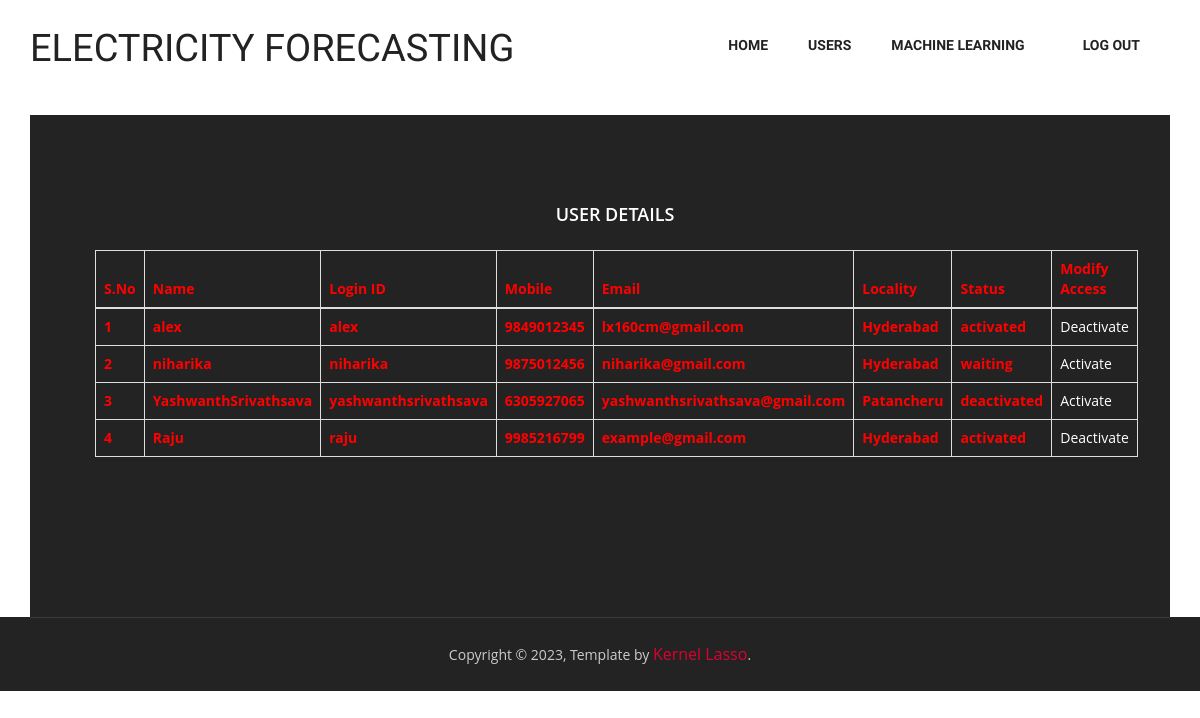
Page /ViewRegisteredUsers/ on the committed database.
### users/models.py (models this page shows, shortened)
class UserRegistrationModel(models.Model):
    name = models.CharField(max_length=100)
    loginid = models.CharField(unique=True, max_length=100)
    password = models.CharField(max_length=100)
    mobile = models.CharField(unique=True, max_length=100)
    email = models.CharField(unique=True, max_length=100)
    locality = models.CharField(max_length=100)
    address = models.CharField(max_length=1000)
    city = models.CharField(max_length=100)
    state = models.CharField(max_length=100)
    status = models.CharField(max_length=100)
    class Meta:
        db_table = 'UserRegistrations'

### admins/views.py (the view)
# urls.py: path("ViewRegisteredUsers/", admins.ViewRegisteredUsers, name="ViewRegisteredUsers"),
def ViewRegisteredUsers(request):
    data = UserRegistrationModel.objects.all()
    return render(request, 'admins/RegisteredUsers.html', {'data': data})

### assets/templates/admins/RegisteredUsers.html
{%extends 'admins/admin_base.html'%}
{%block contents%}
<section id="intro">
    <div class="container intro-text">
        <footer class="footer_wrapper" id="contact">
            <div class="container">
                <section class="page_section contact" id="contact">
                    <p>
                    <h3 align="center" style="color:white;">USER DETAILS</h3></p><br>
                    <table class="table table-bordered bg-light text-dark">
                        <thead>
                        <tr style="color:red;font-weight:bold;">
                            <th>S.No</th>
                            <th>Name</th>
                            <th>Login ID</th>
                            <th>Mobile</th>
                            <th>Email</th>
                            <th>Locality</th>
                            <th>Status</th>
                            <th>Modify Access</th>
                        </tr>
                        </thead>
                        <tbody>
                        {% for i in data %}
                        <tr style="color:red;font-weight:bold;">
                            <td>{{forloop.counter}}</td>
                            <td>{{i.name}}</td>
                            <td>{{i.loginid}}</td>
                            <td>{{i.mobile}}</td>
                            <td>{{i.email}}</td>
                            <td>{{i.locality}}</td>
                            <td>{{i.status}}</td>
                            <td>
                                <a class="btn-link" href="/AdminActivaUsers/?uid={{ i.id }}&currentStatus={{ i.status}}" style="color: white">
                                    {% if i.status == 'waiting' or i.status == 'deactivated' %}
                                        Activate
                                    {% else %}
                                        Deactivate
                                    {% endif %}
                                </a>
                            </td>
                        </tr>
                        {% endfor %}
                        </tbody>
                    </table>
                    <br />
                    <br />
                </section>
            </div>
        </footer>
    </div>
</section>
{%endblock%}

### assets/templates/admins/admin_base.html (shortened to what this page needs)
{% load static %}
<!doctype html>
<html>
<head>
    <link href="{%static 'css/bootstrap.min.css'%}" rel="stylesheet" type="text/css">
    <link href="{%static 'css/style.css'%}" rel="stylesheet" type="text/css">
    <link href="{%static 'css/font-awesome.css'%}" rel="stylesheet" type="text/css">
    <link href="{%static 'css/animate.css'%}" rel="stylesheet" type="text/css">
</head>
<body>
<header id="header_wrapper">
    <div class="container">
        <div class="header_box">
            <div class="logo"><a href="#"><h2>Electricity Forecasting</h2></a></div>
            <nav class="navbar navbar-inverse" role="navigation">
                <div id="main-nav" class="collapse navbar-collapse navStyle">
                    <ul class="nav navbar-nav" id="mainNav">
                        <li><a href="{%url 'AdminHome'%}">Home</a></li>
                        <li><a href="{%url 'ViewRegisteredUsers'%}">Users</a></li>
                        <li><a href="{%url 'adminResults'%}">Machine Learning</a></li>
                        <li><a href="{%url 'index'%}">Log out</a></li>
                    </ul>
                </div>
            </nav>
        </div>
    </div>
</header>
{%block contents%}{%endblock%}
<footer class="footer_wrapper" id="contact">
    <div class="container">
        <div class="footer_bottom"><span>Copyright © 2023,    Template by <a
                href="#">Kernel Lasso</a>. </span></div>
    </div>
</footer>
</body>
</html>

### assets/static/css/style.css (style rules this page uses)
ul { list-style: none; }
a, a:hover, a:active { outline: 0px !important; }
body { background: #fff; font-family: 'Open Sans', sans-serif; font-size: 14px; font-weight: normal; color: #888888; margin: 0; }
h2 { font-size: 38px; color: #222222; font-family: 'Raleway', sans-serif; font-weight: normal; margin: 0px 0 25px 0; text-align: center; text-transform: uppercase; }
h3 { font-family: 'Open Sans', sans-serif; font-weight: 600; color: #222222; font-size: 18px; margin: 0 0 5px 0; }
p { line-height: 24px; margin: 0; }
#header_wrapper { background: #ffffff; padding: 20px 0px; }
.header_box { position: relative; }
.logo { float: left; margin-top: 8px; position: relative; z-index: 2; }
.navbar-inverse { background-color: transparent; border-color: transparent; }
.navbar { border: 0px solid #fff; min-height: 40px; margin-bottom: 0px; }
.navbar-inverse .navbar-nav > li > a { color: #222; }
.navStyle { float: right; }
.navStyle ul { list-style: none; padding: 0px; }
.navStyle ul li { display: inline-block; margin: 0 5px; }
.navStyle ul li:first-child { ; }
.navStyle ul li:last-child { margin: 0 0 0 23px; }
.navStyle ul li a { display: block; font-size: 14px; color: #222222; font-family: 'Raleway', sans-serif; text-decoration: none; text-transform: uppercase; font-weight: 600; transition: all 0.2s ease-in-out; -moz-transition: all 0.2s ease-in-out; -webkit-transition: all 0.2s ease-in-out; }
.page_section.contact { padding: 90px 50px 100px; }
.footer_wrapper { background: #232323; }
.footer_bottom { border-top: 1px solid #3C3A3A; padding: 25px 0; }
.footer_bottom span { display: block; font-size: 14px; color: #cccccc; text-align: center; }
.footer_bottom span a { display: inline-block; color: #df0031; font-size: 16px; transition: all 0.3s ease-in-out; -moz-transition: all 0.3s ease-in-out; -webkit-transition: all 0.3s ease-in-out; }

### rows in the picture
UserRegistrationModel: name "alex", loginid "alex", mobile "9849012345", email "lx160cm@gmail.com", locality "Hyderabad", status "activated", shows "Deactivate"
UserRegistrationModel: name "niharika", loginid "niharika", mobile "9875012456", email "niharika@gmail.com", locality "Hyderabad", status "waiting", shows "Activate"
UserRegistrationModel: name "YashwanthSrivathsava", loginid "yashwanthsrivathsava", mobile "6305927065", email "yashwanthsrivathsava@gmail.com", locality "Patancheru", status "deactivated", shows "Activate"
UserRegistrationModel: name "Raju", loginid "raju", mobile "9985216799", email "example@gmail.com", locality "Hyderabad", status "activated", shows "Deactivate"
